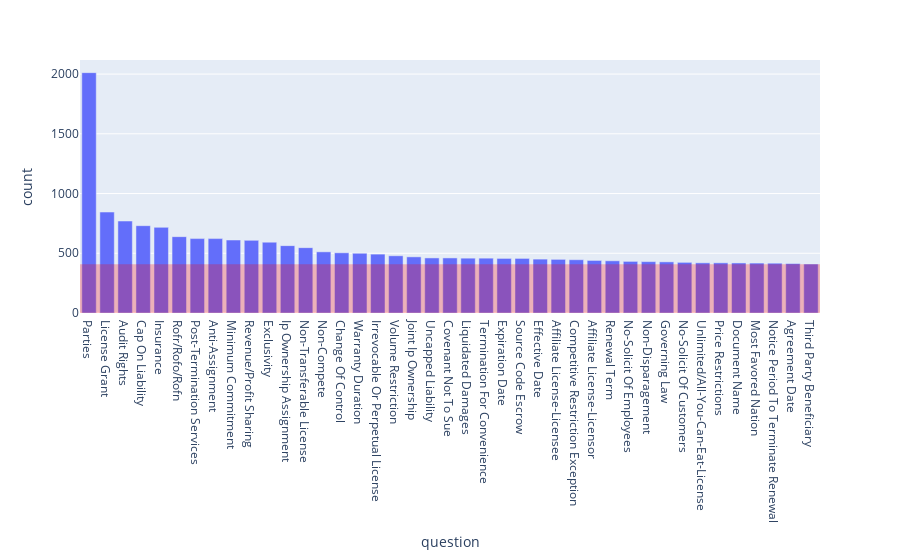

The notebook cell this image was saved under:
### Code cell
import plotly.express as px

fig = px.bar(df, x='question', y='count')
fig.add_hrect(y0=0, y1=408, line_width=0, fillcolor="red", opacity=0.25)
# save fig
fig.write_image("Figures_For_Report/question_count_bar.png")
fig.show()

### Figure 1 — Plotly figure (JSON) as saved in the notebook; plotly's stock layout.template omitted (floating-point values rounded to 4 significant figures)
{"data": [{"alignmentgroup": "True", "hovertemplate": "question=%{x}<br>count=%{y}<extra></extra>", "legendgroup": "", "marker": {"color": "#636efa", "pattern": {"shape": ""}}, "name": "", "offsetgroup": "", "orientation": "v", "showlegend": false, "textposition": "auto", "type": "bar", "x": ["Parties", "License Grant", "Audit Rights", "Cap On Liability", "Insurance", "Rofr/Rofo/Rofn", "Post-Termination Services", "Anti-Assignment", "Minimum Commitment", "Revenue/Profit Sharing", "Exclusivity", "Ip Ownership Assignment", "Non-Transferable License", "Non-Compete", "Change Of Control", "Warranty Duration", "Irrevocable Or Perpetual License", "Volume Restriction", "Joint Ip Ownership", "Uncapped Liability", "Covenant Not To Sue", "Liquidated Damages", "Termination For Convenience", "Expiration Date", "Source Code Escrow", "Effective Date", "Affiliate License-Licensee", "Competitive Restriction Exception", "Affiliate License-Licensor", "Renewal Term", "No-Solicit Of Employees", "Non-Disparagement", "Governing Law", "No-Solicit Of Customers", "Unlimited/All-You-Can-Eat-License", "Price Restrictions", "Document Name", "Most Favored Nation", "Notice Period To Terminate Renewal", "Agreement Date", "Third Party Beneficiary"], "xaxis": "x", "y": [2012, 845, 770, 731, 717, 639, 623, 623, 611, 608, 593, 564, 547, 512, 504, 500, 493, 479, 470, 461, 461, 459, 459, 457, 457, 451, 449, 446, 440, 437, 432, 430, 428, 424, 420, 420, 419, 418, 417, 414, 410], "yaxis": "y"}], "layout": {"autosize": true, "barmode": "relative", "legend": {"tracegroupgap": 0}, "margin": {"t": 60}, "shapes": [{"fillcolor": "red", "line": {"width": 0}, "opacity": 0.25, "type": "rect", "x0": 0, "x1": 1, "xref": "x domain", "y0": 0, "y1": 408, "yref": "y"}], "xaxis": {"anchor": "y", "autorange": true, "domain": [0, 1], "range": [-0.5, 40.5], "title": {"text": "question"}, "type": "category"}, "yaxis": {"anchor": "x", "autorange": true, "domain": [0, 1], "range": [0, 2118.0], "title": {"text": "count"}, "type": "linear"}}}
